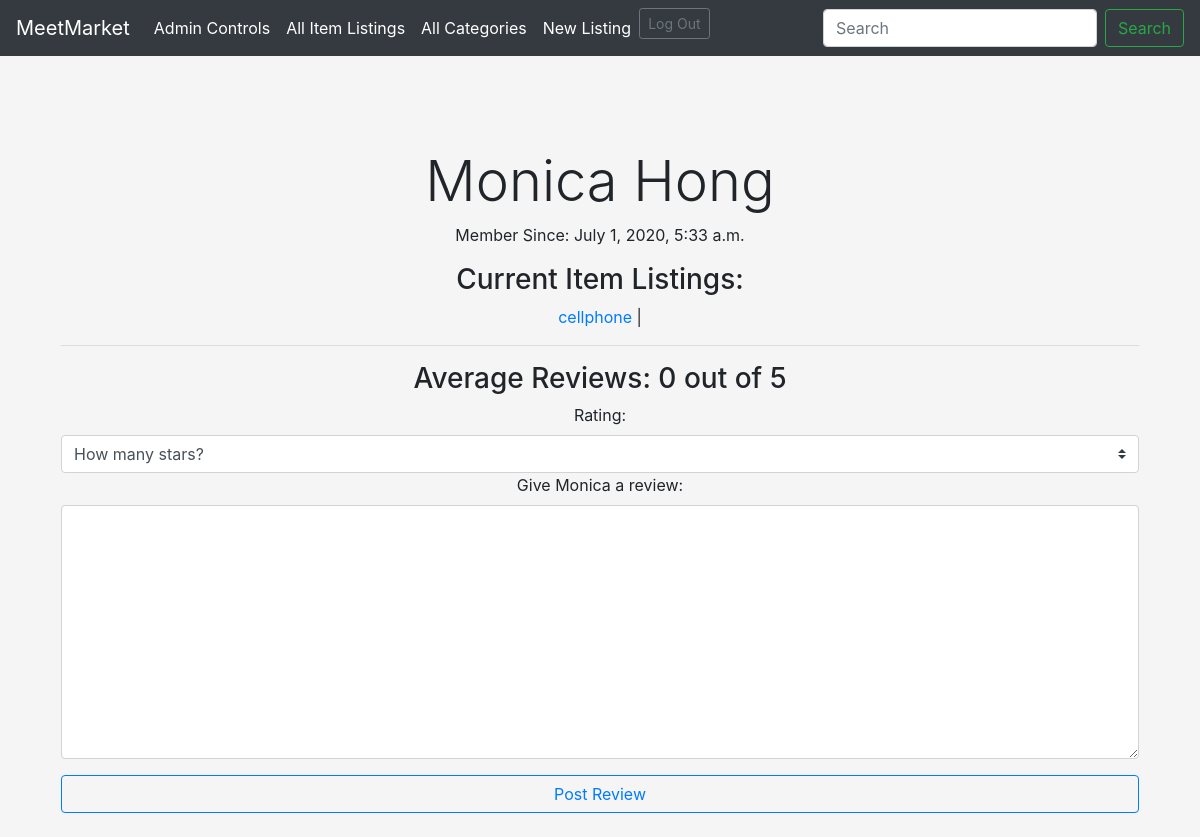
The page /user/10 (signed in) on the database as committed earlier.
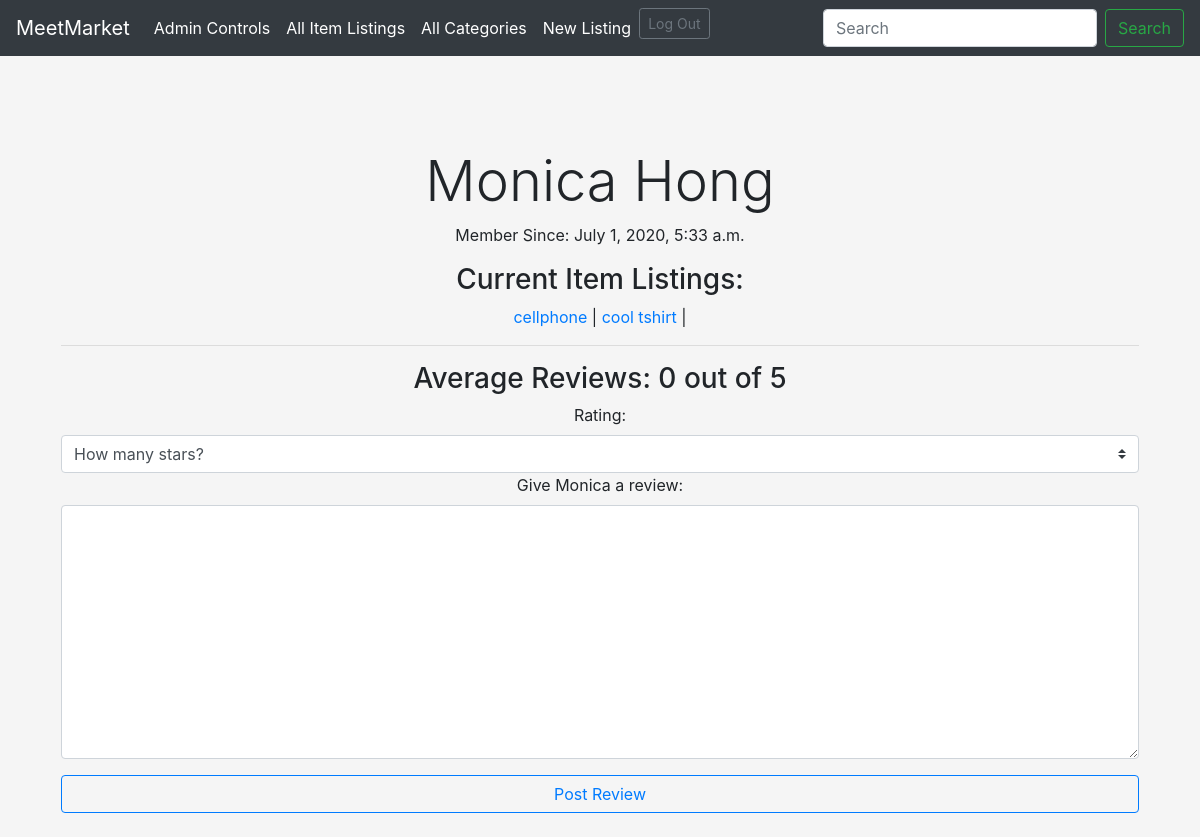
The same page on the database as committed later.
### item_app/models.py (models this page shows)
class Item(models.Model):
    user = models.ForeignKey(User, related_name="items",
                             on_delete=models.CASCADE)
    name = models.CharField(max_length=100)
    price = models.DecimalField(decimal_places=2, max_digits=10)
    description = models.CharField(max_length=255)
    location = models.CharField(max_length=255)
    condition = models.CharField(max_length=25)
    category = models.ForeignKey(
        Category, related_name="items", on_delete=models.CASCADE)
    flag = models.BooleanField(default=False)
    created_at = models.DateTimeField(auto_now_add=True)
    updated_at = models.DateTimeField(auto_now=True)
    objects = ItemManager()

### item_app/views.py (the view)
# urls.py: path('user/<int:user_id>', views.user_page, name="my_user_page"),
def user_page(request, user_id):
    user = User.objects.get(id=user_id)
    logged_user = User.objects.get(email=request.session['log_email'])
    items = user.items.all()
    reviews = user.reviews.all()
    new = 0
    if len(reviews) > 0:
        total = 0
        for review in reviews:
            total += int(review.rating)
        avg = total / len(reviews)
        new = "%.2f" % avg
    context = {
        "user": user,
        "items": items,
        "reviews": reviews,
        "avg": new,
        "this_user": User.objects.get(email=request.session['log_email']),
        "all_categories": Category.objects.all()
    }
    return render(request, "userpage.html", context)

### item_app/templates/userpage.html (shortened to what this page needs)
{% extends 'base.html' %} {% block content %}
<div class="pricing-header px-3 py-3 pt-md-5 pb-md-4 mx-auto text-center">
<h1 class="display-4">
  {{user.first_name}} {{user.last_name}}
</h1>
<p>Member Since: {{user.created_at}}</p>
<h3>Current Item Listings:</h3>
{% for item in items %}
<a href="{% url 'item:my_item_info' item.id %}">{{item.name}}</a> &#124;
{% endfor %}
<hr />
<h3>
  Average Reviews: {{avg}} out of 5
</h3>
{% if user.id != logged_user.id %}
<form action="{% url 'item:my_new_review' %}" method="POST">
  <div class="form-group">
    <label for="rating">Rating:</label>
    <select name="rating" class="custom-select mr-sm-2">
      <option value="" disabled selected hidden>How many stars?</option>
    </select>
    <label for="review">Give {{user.first_name}} a review:</label>
    <textarea class="form-control" name="review" cols="30" rows="10"></textarea>
  </div>
  <button type="submit" class="btn btn-outline-primary btn-block">Post Review</button>
</form>
{% endif %}
{% endblock %}

Rows that differ between the two databases and show on the page:
added Item: name "cool tshirt"
